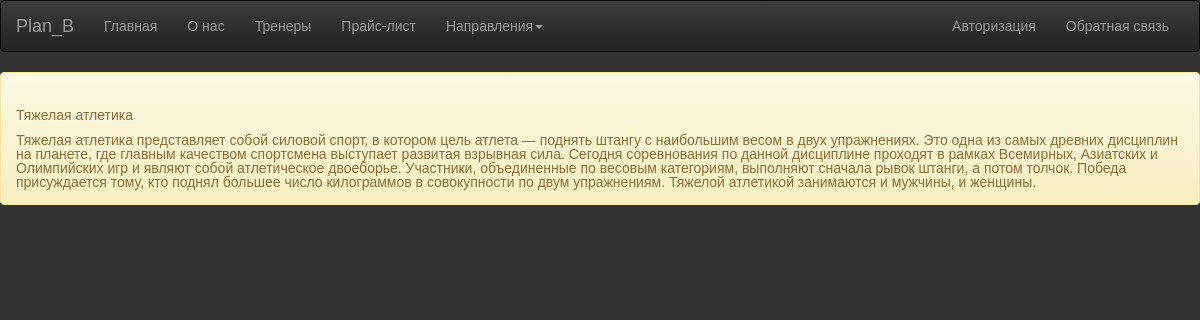
Page /weightlifting on the committed database.
### gymapp/models.py (models this page shows, shortened)
class SportStyle(models.Model):
    name = models.CharField("Название", max_length=20)
    direction_information = models.TextField("Описание направления")
    class Meta:
        verbose_name = "Направление"
        verbose_name_plural = "Направления"

### gymapp/views.py (the view)
# urls.py: path("weightlifting", views.weightlifting, name="gym-weightlifting"),
def weightlifting(request):
    context = {
        "weightlifting": SportStyle.objects.order_by("name")[2:],
    }
    return render(request, "gymapp/weightlifting.html", context)

### gymapp/templates/gymapp/weightlifting.html (shortened to what this page needs)
{%extends "gymapp/base.html" %}
{% block content %}
{% load static %}
<link rel="stylesheet" href="{% static 'css/stylesheet.css' %}">
{% for i in weightlifting %}
  <div class="alert alert-warning">
    <h3>{{ i.name }}</h3>
    <p>{{ i.direction_information }}</p>
  </div>
{% endfor %}
{% endblock %}

### gymapp/static/css/stylesheet.css (style rules this page uses)
*, *::before, *::after { padding: 0; margin: 0; border: 0; box-sizing: border-box; }
h1, h2, h3, h4, h5, h6 { font-weight: inherit; font-size: inherit; }
html, body { height: 100%; line-height: 1; font-size: 14px; background-color: #333; font-family: Arial, "Helvetica Neue", Helvetica, sans-serif; }

### rows in the picture
SportStyle: name "Тяжелая атлетика", direction_information "Тяжелая атлетика представляет собой силовой спорт, в котором цель атлета — поднять штангу с наибольшим весом в двух упражнениях. Это одна из самых древних дисциплин на планете, где главным качеством спортсмена выступает развитая взрывная сила. Сегодня соревнования по данной дисциплине проходят в рамках Всемирных, Азиатских и Олимпийских игр и являют собой атлетическое двоеборье. Участники, объединенные по весовым категориям, выполняют сначала рывок штанги, а потом толчок. Победа присуждается тому, кто поднял большее число килограммов в совокупности по двум упражнениям. Тяжелой атлетикой занимаются и мужчины, и женщины."
